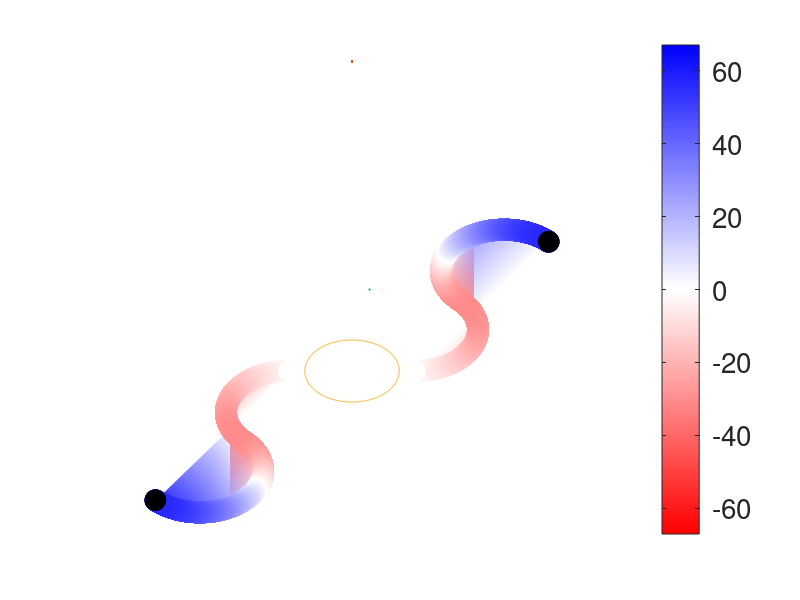

This chart was generated by the following MATLAB code: (Note: this script raises an error after producing the figure.)
clear all;
%Creating variables
L = 0;
rho = 1;
armRadius = 2.54;
Q = 5;
offsetX = 2.54;
offsetY = 2.54;
HOOKoffsetX = 2.54+2.54*sqrt(2);
HOOKoffsetY = 2.54+2.54*sqrt(2);
phi1 = linspace(0, 3*pi/4, 3000);
phi2 = linspace(-pi/4, -5*pi/4, 4000);

%Regular Part (CCW) Right Arm
for i = 1:1:length(phi1)
    x(i) = armRadius*sin(phi1(i))+ offsetX;
    y(i) = -armRadius*cos(phi1(i))+ offsetY;
end

%Hookback Part (CW) Right Arm
for i = 1:1:length(phi2)
    x(i+length(phi1)-1) = armRadius*sin(phi2(i))+ HOOKoffsetX;
    y(i+length(phi1)-1) = -armRadius*cos(phi2(i))+ HOOKoffsetY;
end


%Regular Part (CCW) Left Arm
for i = 1:1:length(phi1)
    xMirror(i) = -armRadius*sin(phi1(i))- offsetX;
    yMirror(i) = armRadius*cos(phi1(i))- offsetY;
end

%Hookback Part (CW) Left Arm
for i = 1:1:length(phi2)
    xMirror(i+length(phi1)-1) = -armRadius*sin(phi2(i))- HOOKoffsetX;
    yMirror(i+length(phi1)-1) = armRadius*cos(phi2(i))- HOOKoffsetY;
end

for i = (1.59*100):1:(offsetX*100)
    xStraight(i-158) = i/100;
end
yStraight = zeros(1, offsetX*100-158);

for i = 1:1:630
    xCircle(i) = 0.75*2.54*cos(i/100);
    yCircle(i) = 0.75*2.54*sin(i/100);
end


%Calculate Angular Momentum from (Flow Rate multiplied by two arms, but divided because flow originally split into two arms)
for i = 1:1:length(x)-1
    ds(i) = sqrt((x(i+1)-x(i))^2+(y(i+1)-y(i))^2);
    r = [x(i) y(i) 0];
    T = [x(i)-x(i+1) y(i)-y(i+1) 0];
    sinVector = cross(r,T)/(norm(r)*norm(T));
    sinTheta(i) = sinVector(3);
    
    R(i) = sqrt(x(i)^2+y(i)^2);
    %        𝜌    Q   sin(𝜃)         R       ds
    dL(i) = rho * Q * sinTheta(i) * R(i) * ds(i);
    L = L + dL(i); % Integrating
end

figure('DefaultAxesFontSize',20)

hold on
dL(6999) = NaN;
ds(6999) = NaN;
dLStraight = zeros(1, length(xStraight))


cmap = "jet";
R = [linspace(1,1,100) linspace(1, 0, 100)];  %// Red from 1 to 0
B = [linspace(0,1,100) linspace(1, 1, 100)];  %// Blue from 0 to 1
G = [linspace(0,1,100) linspace(1, 0, 100)];   %// Green all zero

colormap( [R(:), G(:), B(:)] );
caxis([-67 67])

hold on
%Outline Arms
plot(x, y, color = [0 0 0], LineWidth=19)
plot(xMirror, yMirror, color = [0 0 0], LineWidth=19)
plot(xStraight, yStraight, color = [0 0 0], LineWidth=19)
plot(-xStraight, -yStraight, color = [0 0 0], LineWidth=19)

hold on
patch(x,y,dL./ds,'EdgeColor','interp','Marker','o','MarkerFaceColor','flat', 'MarkerSize', 15);
patch(xMirror,yMirror,dL./ds,'EdgeColor','interp','Marker','o','MarkerFaceColor','flat', 'MarkerSize', 15);
patch(xStraight,yStraight,dLStraight,'EdgeColor','interp','Marker','o','MarkerFaceColor','flat', 'MarkerSize', 15);
patch(-xStraight,-yStraight,dLStraight,'EdgeColor','interp','Marker','o','MarkerFaceColor','flat', 'MarkerSize', 15);

plot(xCircle, yCircle, color = [0.7 0.7 0.7], LineWidth = 5)
%plot(x, y, color = [0 0 0], LineWidth= 2, LineStyle= ":")
%plot(xStraight, yStraight, color = [0 0 0], LineWidth= 2, LineStyle= ":")

%xlabel("cm")
%ylabel("cm")
%title("Regular (CCW), Re = 600")

box off
axis off

a = colorbar;
a.Label.String = "Angular Momentum Density (g-cm/s)";

axis equal
%xlim([-16 16])
%ylim([-9 9])
fprintf(string(L));
%sinTheta(6999) = sinTheta(6998);
%figure
%m = linspace(1,6.28,6999);
%plot(m, dL);
